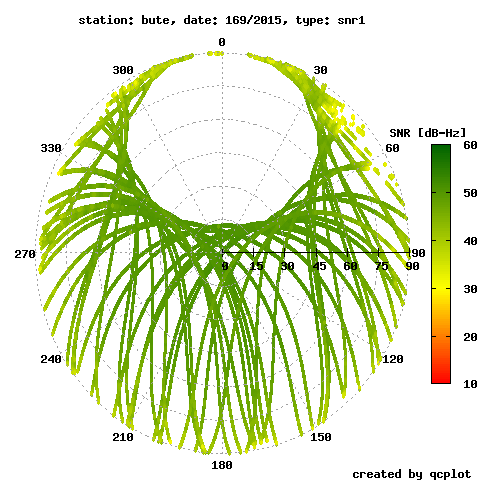

The gnuplot source for this figure:
#script to draw snr skyplot from qcplot.py output
#usage example:
#python qcplot bute1690 snr1 | sort -k3 -r > data2.txt
#gnuplot skyplot.plt 
unset border
set terminal png medium size 480,480
set rmargin 10
set lmargin 5
set tmargin 4
set bmargin 2
set output 'skyplot.png'
set palette defined (10 "red", 30 "yellow", 60 "dark-green")
set cbrange [10:60]
set colorbox vertical user origin .9, .2 size .04,.5
set title 'station: ssss, date: ddd/yyyy, type: ttt' offset 0,1
set label 1 'created by qcplot' at graph 0.85,-0.05 front
set label 2 'SNR [dB-Hz]' at graph 0.95,.8 front
set polar
set angles degrees
set grid polar 30
set rrange [0:90]
set rtics 15 
set tics front
unset xtics
unset ytics
set_label(x, text) = sprintf("set label '%s' at (95*cos(%f)), (95*sin(%f))     center", text, x, x)
eval set_label(0, "90")
eval set_label(-30, "120")
eval set_label(-60, "150")
eval set_label(-90, "180")
eval set_label(-120, "210")
eval set_label(-150, "240")
eval set_label(-180, "270")
eval set_label(-210, "330")
eval set_label(-240, "300")
eval set_label(-270, "0")
eval set_label(-300, "30")
eval set_label(-330, "60")
plot 'data2.txt' using (90-$1):(90-$2):3 notitle palette pt 7 ps 0.5

